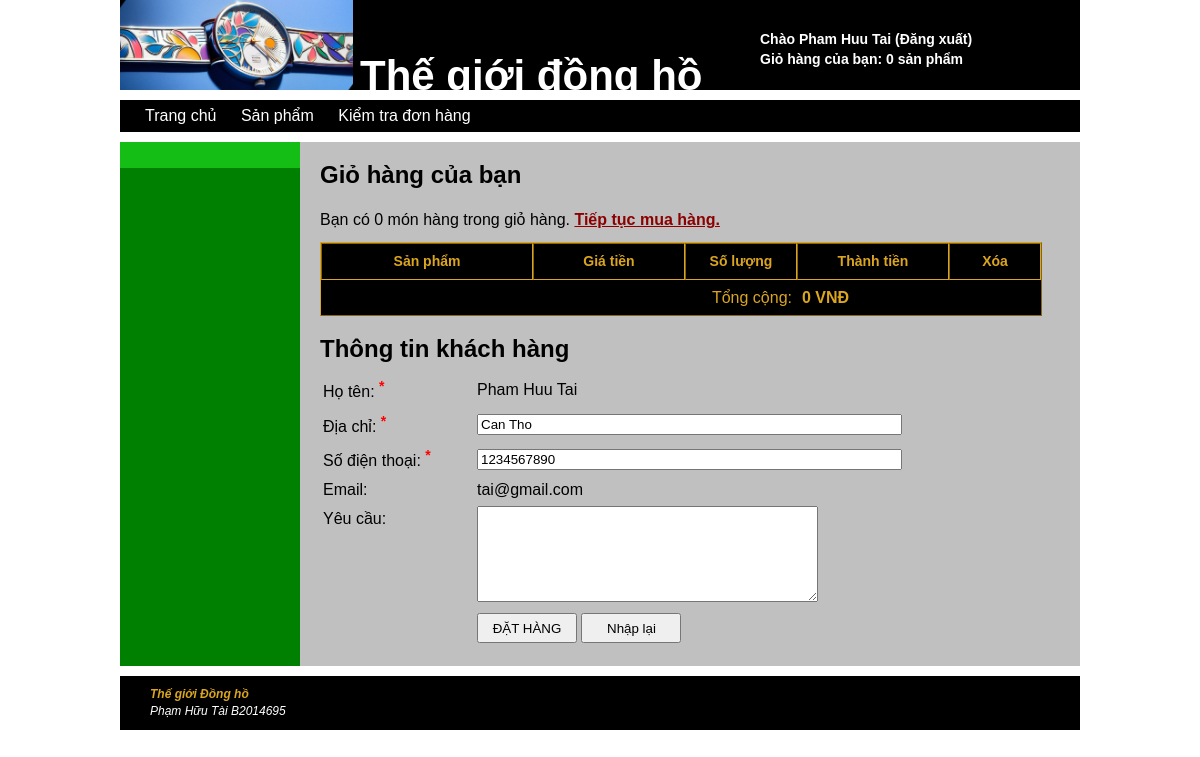
/guestcart.php (signed in), run on the app's committed database.
### tables this page shows
CREATE TABLE IF NOT EXISTS `users` (
  `Id` int(11) NOT NULL AUTO_INCREMENT,
  `Password` varchar(255) NOT NULL,
  `Email` varchar(255) NOT NULL,
  `CreateTime` datetime NOT NULL,
  `Admin` int(11) NOT NULL,
  `Name` varchar(255) NOT NULL,
  `Sex` int(11) NOT NULL,
  `DoB` date NOT NULL,
  `IdCard` varchar(10) NOT NULL,
  `Address` text NOT NULL,
  `Phone` varchar(12) NOT NULL,
  PRIMARY KEY (`Id`),
  UNIQUE KEY `Username` (`Email`)
);

### ultility/userultilities.php (called while the page is built, shortened)
<?php
function getUserById($con, $userId) {
    $sql = "SELECT * FROM `users` WHERE Id = '$userId'";
    $result = mysqli_query($con, $sql);
    if (mysqli_num_rows($result) === 1) {
        return mysqli_fetch_array($result);
    } else {
        return '';
    }
}
?>

### guestcart.php (the view, shortened to what this page needs)
<?php
require_once './data/dbconnect.php';
include 'ultility/userultilities.php';
function getCountProducts() {
    if (isset($_SESSION['GuestCarts'])) {
        return count($_SESSION['GuestCarts']);
    } else {
        return 0;
    }
}
$user = '';
if (isset($_SESSION['userId'])) {
    $user = getUserById($con, $_SESSION['userId']);
}
?>
<!doctype html>
<html>
    <head>
        <link href="styles/site.css" rel="stylesheet" type="text/css">
        <link href="styles/guestcart.css" rel="stylesheet" type="text/css">
    </head>
    <body>
        <div class="divContainer">
            <?php include './Templates/header.php'; ?>
            <?php include './Templates/topmenu.php'; ?>
            <div class="divWrapper_2" style="overflow: hidden">
                <div class="divWrapper_1">
                    <?php include './Templates/leftmenu.php'; ?>
                    <div class="divMain">
                        <article class="articleContent">
                            <p class="pPageTitle">Giỏ hàng của bạn</p>
                            <section>
                                <p>Bạn có <?php echo getCountProducts(); ?> món hàng trong giỏ hàng. <a class="aContent" href="index.php">Tiếp tục mua hàng.</a></p>
                                    <table class="tableCart" id="tableCart" border="1" cellpadding="5" cellspacing="0">
                                        <tr id="trTop_TableCart">
                                            <th width="200px">Sản phẩm</th>
                                            <th width="140px">Giá tiền</th>
                                            <th width="100px">Số lượng</th>
                                            <th width="140px">Thành tiền</th>
                                            <th width="80px">Xóa</th>
                                        </tr>
                                        <?php
                                        $total = 0.0;
                                                    ?>
                                        <tr id="trBottom_TableCart">
                                            <td colspan="3" style="text-align: right">Tổng cộng: </td>
                                            <td colspan="2" style="font-weight: bold"><?php echo number_format($total, 0, ".", ","); ?> VNĐ</td>
                                        </tr>
                                    </table>
                            </section>
                            <section>
                                <p class="pPageTitle">Thông tin khách hàng</p>
                                <form id="formRegister" action="" method="post">
                                <table class="tableRegister">
                                    <tr>
                                        <td width="150px">Họ tên: <span class="spanRequiredField">*</span></td>
                                        <td width="330px">
                                            <?php
                                            if ($user === '') {
                                                ?>
                                                <input name="txtName" type="text" size="30" required="" />
                                                <?php
                                            } else {
                                                echo htmlspecialchars($user['Name']);
                                                ?>
                                                <?php
                                            }
                                            ?>
                                        </td>
                                    </tr>
                                    <tr>
                                        <td>Địa chỉ: <span class="spanRequiredField">*</span></td>
                                        <td>
                                            <?php
                                            if ($user === '') {
                                                ?>
                                                <input name="txtAddress" type="text" size="50" required=""/>
                                                <?php
                                            } else {
                                                ?>
                                                <input name="txtAddress" type="text" size="50" value="<?php echo htmlspecialchars($user['Address']); ?>" required=""/>
                                                <?php
                                            }
                                            ?>
                                        </td>
                                    </tr>
                                    <tr>
                                        <td>Số điện thoại: <span class="spanRequiredField">*</span></td>
                                        <td>
                                            <?php
                                            if ($user === '') {
                                                ?>
                                                <input name="txtPhone" type="text" size="50" required=""/>
                                                <?php
                                            } else {
                                                ?>
                                                <input name="txtPhone" type="text" size="50" value="<?php echo htmlspecialchars($user['Phone']); ?>" required=""/>
                                                <?php
                                            }
                                            ?>
                                        </td>
                                    </tr>
                                    <tr>
                                        <td>Email: </td>
                                        <td>
                                            <?php
                                            if ($user === '') {
                                                ?>
                                                <input name="txtEmail" type="text" size="30" />
                                                <?php
                                            } else {
                                                echo htmlspecialchars($user['Email']);
                                                ?>
                                                <?php
                                            }
                                            ?>
                                        </td>
                                    </tr>
                                    <tr valign="top">
                                        <td>Yêu cầu: </td>
                                        <td>
                                            <textarea name="txtRequest" size="30" cols="40" rows="6" ></textarea>
                                        </td>
                                    </tr>
                                    <tr>
                                        <td></td>
                                        <td>
                                            <input class="btnOrder" name="btnSubmit" type="submit" value="ĐẶT HÀNG"/>
                                            <input class="btnOrder" name="btnReset" type="reset" value="Nhập lại"/>
                                        </td>
                                    </tr>
                                </table>
                                </form>
                            </section>
                        </article>
                    </div>
                </div>
            </div>
            <?php include './Templates/footer.php'; ?>
        </div>
    </body>
</html>

### styles/site.css (style rules this page uses)
body { font: 100%/1.4 Verdana, Arial, Helvetica, sans-serif; background-color: #ffffff; margin: 0; padding: 0; color: #000; }
p { margin-top: 20px; margin-bottom: 10px; line-height: 25px; }
a:link { color: #42413C; text-decoration: none; }
header, section, footer, aside, article, figure { display: block; }
.divContainer { width: 960px; background-color: #FFFFFF; margin: 0 auto; }
.divWrapper_1 { background-color: green; float: left; position: relative; right: 780px; }
.divWrapper_2 { overflow: hidden; background-color: silver; float: right; position: relative; margin-bottom: 10px; left: 0px; overflow: hidden; }
.divMain { float: left; width: 760px; padding-top: 0px; padding-bottom: 10px; padding-left: 10px; margin-bottom: 10px; margin-left: 10px; position: relative; left: 780px; }
.articleContent { padding: 00px 0; width: 760px; float: right; line-height: 25px; }
.pPageTitle { padding-left: 0px; padding-top: 0px; font-weight: bold; font-size: 24px; }
.spanRequiredField { color: red; font-weight: bold; font-size: 14px; vertical-align: super; }
a.aContent, a.aContent:visited, a.aContent:hover, a.aContent:active, a.aContent:focus { font-weight: bold; color: darkred; text-decoration: underline; }

### styles/guestcart.css (style rules this page uses)
.tableCart { border-color: goldenrod; border-width: thin; }
.tableCart tr#trTop_TableCart { background: #000; color: goldenrod; }
.tableCart tr#trBottom_TableCart { background: #000; color: goldenrod; }
.tableCart tr#trBottom_TableCart td { border: none; }
.tableCart th { text-align: center; font-size: 14px; }
.btnOrder { height: 30px; width: 100px; }

### data on the page
users: Name "Pham Huu Tai", txtAddress "Can Tho", txtPhone "1234567890", Email "tai@gmail.com"

### other printed values
$_SESSION['name'] "Pham Huu Tai"
getCountProducts() "0"
$total "0"
